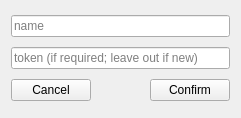
<?xml version="1.0" encoding="UTF-8"?>
<ui version="4.0">
 <class>CollectionAdder</class>
 <widget class="QWidget" name="CollectionAdder">
  <property name="geometry">
   <rect>
    <x>0</x>
    <y>0</y>
    <width>241</width>
    <height>118</height>
   </rect>
  </property>
  <property name="windowTitle">
   <string>Form</string>
  </property>
  <property name="layoutDirection">
   <enum>Qt::LeftToRight</enum>
  </property>
  <layout class="QVBoxLayout" name="verticalLayout">
   <item>
    <widget class="QLineEdit" name="nameEdit">
     <property name="placeholderText">
      <string>name</string>
     </property>
    </widget>
   </item>
   <item>
    <widget class="QLineEdit" name="tokenEdit">
     <property name="placeholderText">
      <string>token (if required; leave out if new)</string>
     </property>
    </widget>
   </item>
   <item>
    <layout class="QHBoxLayout" name="horizontalLayout">
     <item>
      <widget class="QPushButton" name="cancelButton">
       <property name="text">
        <string>Cancel</string>
       </property>
      </widget>
     </item>
     <item>
      <spacer name="horizontalSpacer">
       <property name="orientation">
        <enum>Qt::Horizontal</enum>
       </property>
       <property name="sizeHint" stdset="0">
        <size>
         <width>40</width>
         <height>20</height>
        </size>
       </property>
      </spacer>
     </item>
     <item>
      <widget class="QPushButton" name="confirmButton">
       <property name="text">
        <string>Confirm</string>
       </property>
      </widget>
     </item>
    </layout>
   </item>
  </layout>
 </widget>
 <resources/>
 <connections/>
</ui>
